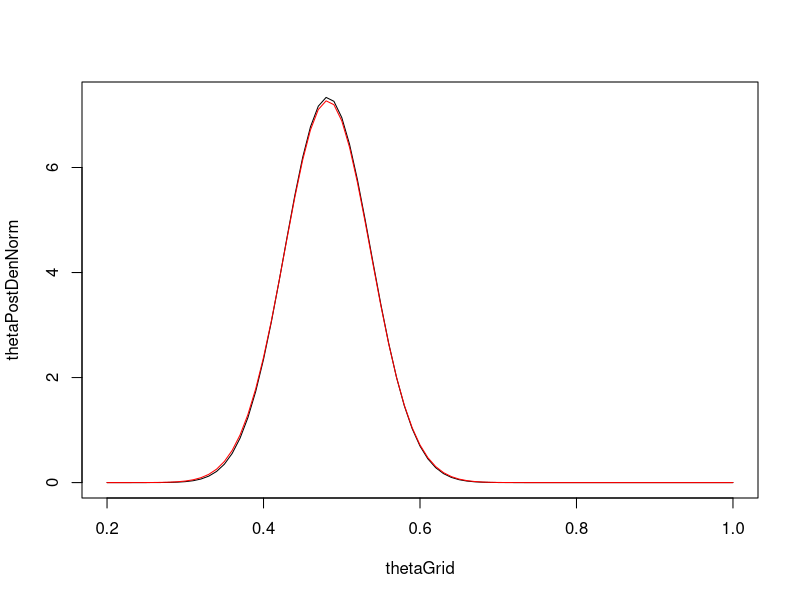

This chart was generated by the following R code: (Note: this script raises an error after producing the figure.)
####1(a)####
x <- c(13, 8, 11, 7)
sum(x)
####1(d)###
logPostFn <- function(theta, x, N){
  n <- length(x)
  logLik <- sum(x)*log(theta) + 
    (n*N-sum(x))*log(1-theta)
  logPrior <- log(theta) + 2*log(1-theta)
  return(logLik + logPrior)
}
N <- 20
thetaGrid <- seq(0.2, 1, 0.01)
thetaPostDenUnnorm <- exp(logPostFn(thetaGrid, x, N))

thetaPostDenNorm <- thetaPostDenUnnorm/(0.01*sum(thetaPostDenUnnorm))
#Confirming that the area is 1
f <- approxfun(thetaGrid, thetaPostDenNorm)
tot_area <- integrate(f, min(thetaGrid), max(thetaGrid))
print(paste("CDF:", tot_area$value))

plot(thetaGrid, thetaPostDenNorm, type='l')

####1(e)####
initVal <- 0.1
OptimRes <- optim(initVal,
                  logPostFn,
                  gr=NULL, x, N, lower=0.2, upper = 0.99,
                  method=c("L-BFGS-B"),
                  control=list(fnscale=-1),#Maximize log posterior
                  hessian=TRUE)#Returns the hessian
thetaPostApprox <-  dnorm(thetaGrid, 
                          mean = OptimRes$par, 
                          sd = sqrt(solve(-OptimRes$hessian)))
lines(thetaGrid, thetaPostApprox, col = 'red')




####2(a)####
sum(Wolves$y)+40
dim(Wolves)

####2(b)####
thetaPost <- rgamma(10000, 3383, 158)
hist(thetaPost)
mean(thetaPost<21)#0.1349

####2(c)####

thetaPostA <- rgamma(10000, 
                     sum(Wolves[Wolves$x == 1,]$y)+40,
                     sum(Wolves$x == 1) + 2
)
thetaPostB <- rgamma(10000, 
                     sum(Wolves[Wolves$x == 0,]$y)+40,
                     sum(Wolves$x == 0) + 2
)
plot(density(thetaPostA),xlim=c(16, 26), ylim = c(0,1))
lines(density(thetaPostB), col = 'red')

yA <- rpois(10000, thetaPostA)
yB <- rpois(10000, thetaPostB)
mean(yB>yA)#6905

####2(d)####
mean(yB) > mean(yA+0.1*yA)
mean(yA+0.1*yA)


####3(a)####
#Simulate 10000 draws from the joint posterior distribution
mu_0 <- rep(0,14)
Omega_0 <- (1/10^2)*diag(14)
v_0 <- 1
sigma2_0 <- 4^2
nIter <- 10000
postResult <- BayesLinReg(y, X, mu_0, Omega_0, v_0, sigma2_0, nIter)
postbetaMat <- postResult$betaSample
postVarVect <- postResult$sigma2Sample
#Point estimate of posterior regression coefficient - median
apply(postbetaMat, 2, median)
#95% equal tail credible intervals for all parameters
apply(postbetaMat, 2, 
      function(beta) quantile(beta, probs = c(0.025, 0.975)))
####3(b)####
mean(sqrt(postVarVect))
median(sqrt(postVarVect))
####3(c)####
newCrim <- seq(min(X[,2]), max(X[,2]), 0.1)
const <- rep(1, length(newCrim))
newX <- cbind(const, newCrim)
restCov <- matrix(c(40,1.5,0,0.5,6,30,5,3,300,17,390,4),nrow = 1)
restCovMat <- apply(restCov, 2, function(x) rep(x,length(newCrim)))
newX <- cbind(newX, restCovMat)
dim(newX)
newMu <- postbetaMat %*% t(newX)
newMuInt <- apply(newMu, 2, 
      function(mu) quantile(mu, probs=c(0.025, 0.975)))
plot(newCrim, newMuInt[1,], type = 'l', ylim = c(12, 35))
lines(newCrim, newMuInt[2,], type = 'l')
####3(d)####
newMu <- postbetaMat%*%XNewHouse
newY <- rnorm(nIter, newMu, sqrt(postVarVect))
mean(newY>20)#0.9432

####3(e)####
newMu <- postbetaMat%*%t(X)
newY <- matrix(NA, nrow = nIter, ncol = ncol(newMu))
for (i in 1:ncol(newMu)) {
  newY[,i] <- sapply(1:nIter, 
                     function(j) rnorm(1, 
                                       newMu[j,i],
                                       sqrt(postVarVect[j])))
}
tYRep <- apply(newY, 1, max)
tYAct <- max(y)
mean(tYRep >= tYAct)#0.4715
